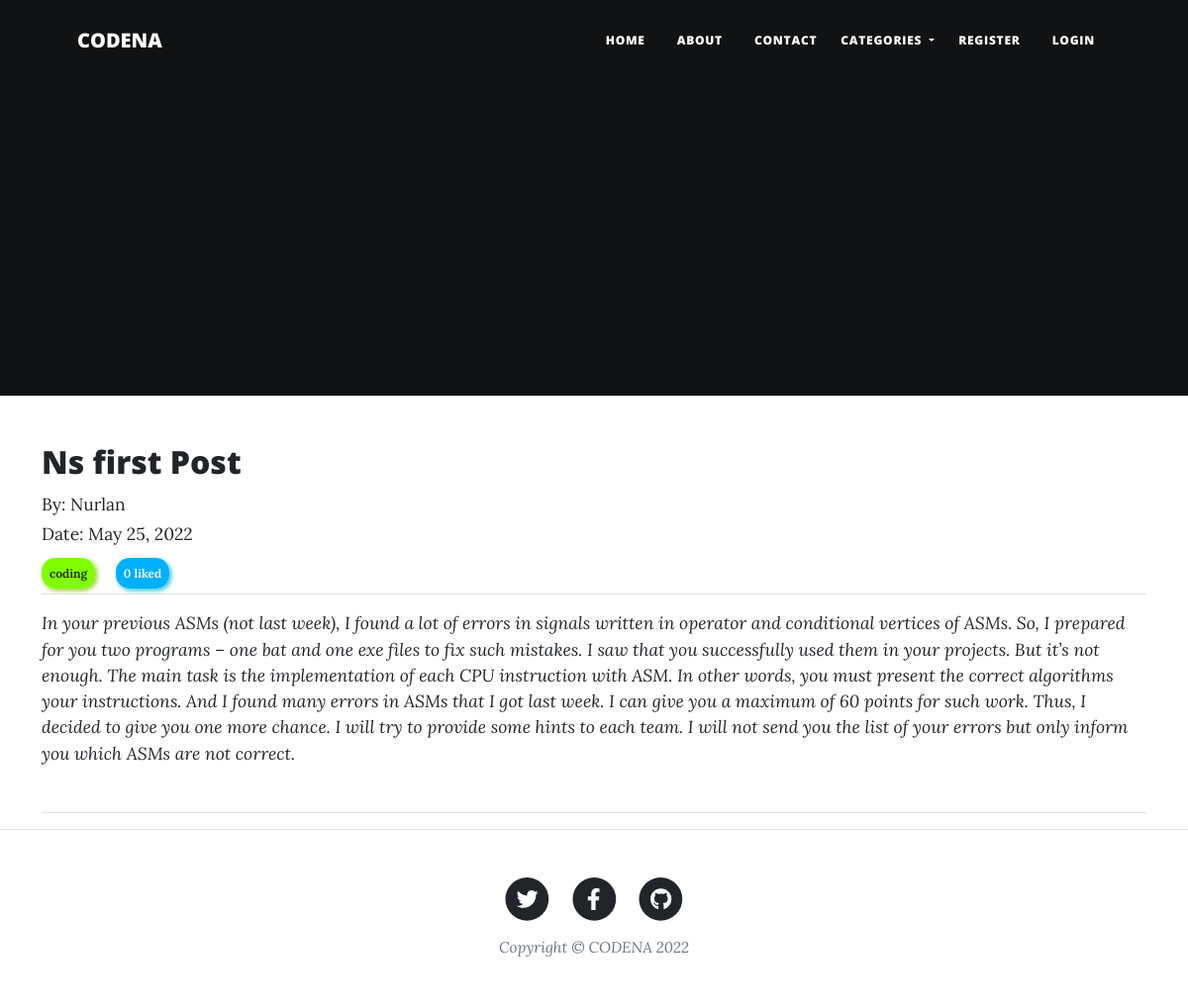
The page /post/14 on the database its author committed.
### blog/models.py (models this page shows, shortened)
class Post (models.Model):
    title=models.CharField(max_length=100)
    author=models.ForeignKey(User, on_delete=models.CASCADE)
    body=RichTextField(blank=True, null=True)
    post_date = models.DateField(auto_now_add=True)
    category = models.CharField(max_length=255, default="coding")
    snip=models.CharField(max_length=100, default="Click above to read more...")
    likes = models.ManyToManyField(User, related_name='blog_posts')
    def total_likes(self):
        return self.likes.count()

### blog/views.py (the view)
# urls.py: path(r'post/<int:pk>', PostDetailView.as_view(), name='post_detail'),
class PostDetailView(DetailView):
    model=Post
    template_name='post_detail.html'
    def get_context_data(self,*args, **kwargs):
        cat_menu = Category.objects.all()
        context = super(PostDetailView, self).get_context_data(*args, **kwargs)
        stuff =  Post.objects.get(id=self.kwargs['pk'])
        total_likes = stuff.total_likes()
        liked = False
        if stuff.likes.filter(id=self.request.user.id).exists():
            liked = True
        context["liked"] = liked
        context["cat_menu"] = cat_menu
        context["total_likes"] = total_likes
        return context

### blog/models.py (called while the page is built)
    def __str__(self):
        return self.name

### templates/post_detail.html (shortened to what this page needs)
{% extends 'base.html'%}
{% block content %}
    <div class="post-entry">
        <h2>{{object.title}}</h2>
        <small>
        By: {{object.author.username}}<br/>
        Date: {{object.post_date}}<br/>
        <div  class="card-link cats"><a href="{% url 'category' post.category %}">{{post.category}}</a></div>
        <div  class="card-link like_counter">{{ total_likes }} liked</div>
        <br/>
        <hr>
        <p><i>{{object.body|safe}}</i></p>
        <br/>
        <hr>
    </div>
{% endblock content %}

### static/css/index.css (style rules this page uses)
p { margin: 0!important; }
.cats { position: relative; top: .5rem; font-size: 12px; font-weight: 600; left: 0; display: inline; background-color: chartreuse; padding: 0.5rem; border-radius: 14px; box-shadow: 2px 2px 5px yellowgreen; }
.like_counter { position: relative; top: .5rem; font-size: 12px; font-weight: 600; left: 0; display: inline; background-color: #00b0ff; color: white; padding: 0.5rem; border-radius: 14px; box-shadow: 2px 2px 5px #32c5cd; }

### rows shown on the page
Post: title "Ns first Post", author.username "Nurlan", post_date "May 25, 2022", category "coding", body "In your previous ASMs (not last week), I found a lot of errors in signals written in operator and conditional vertices of ASMs. So, I prepared for you two programs – one bat and one exe files to fix such mistakes. I saw that you successfully used them in your projects. But it’s not enough. The main task is the implementation of each CPU instruction with ASM. In other words, you must present the correct algorithms your instructions. And I found many errors in ASMs that I got last week. I can give you a maximum of 60 points for such work. Thus, I decided to give you one more chance. I will try to provide some hints to each team. I will not send you the list of your errors but only inform you…"

### other values the page prints
{{ total_likes }} "0"
